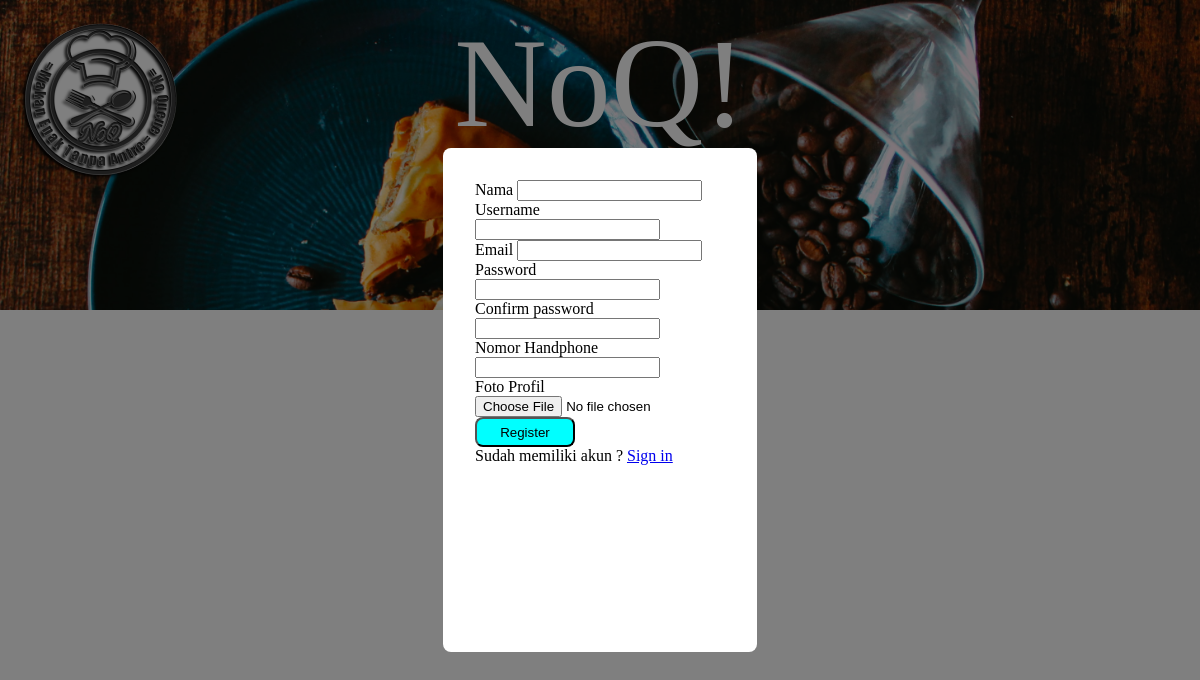
The app's page /signup.php, older data.
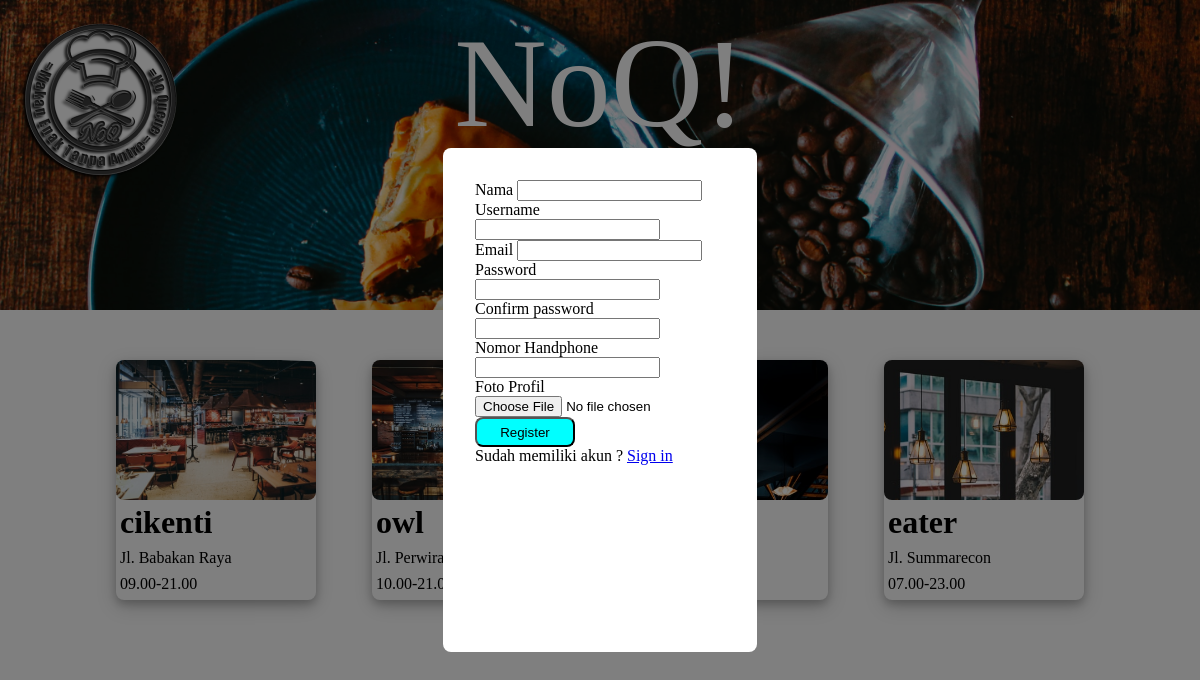
The same page, newer data.
### tables this page shows
CREATE TABLE `restoran` (
  `resto_id` int(11) NOT NULL,
  `resto_name` varchar(24) NOT NULL,
  `resto_address` varchar(64) NOT NULL,
  `resto_number` varchar(20) NOT NULL,
  `resto_image` varchar(255) NOT NULL,
  `resto_open` varchar(24) NOT NULL,
  `resto_rating` int(11) NOT NULL,
  `loc_id` int(11) NOT NULL
);

### server.php (called while the page is built, shortened)
<?php
$username = "";
$email    = "";
?>

### signup.php (the view, shortened to what this page needs)
<?php include('server.php') ?>
<!DOCTYPE html>
<html lang="en">
  <head>
    <link rel="stylesheet" href="style.css" />
  </head>
  <body>
    <header class="header" style="background-image: url(./admin/images/cover-resto.jpeg)">
      <img style="position: absolute" src="./admin/images/logo.png" alt="logo" />
      <div class="center">
        <span class="judul">NoQ!</span>
        <br />
        <span class="motto">Makan enak tanpa antre</span>
      </div>
      <div class="search-location">
                <form method="post" action="">
                    <button type="submit" class="btn" name="filter">Cari</button>
                </form>
      </div>
    </header>
    <?php
                if(isset($_POST['filter']))
                {?>
                <div class="content">
                  <div class="recommendation-container">
                      <h3>Rekomendasi untuk kamu!</h3>
                  </div>
                    <div class="cards">
                    <?php
                    if(!empty($_POST['location']))
                    {
                        $selected = $_POST['location'];
                        $query = mysqli_query($db, "select * from restoran where loc_id='$selected'");
                            while($resto = mysqli_fetch_array($query))
                            {?>
                            <?php $res_img = "admin/images/".$resto['resto_image'];
                                  $res_id = $resto['resto_id'];
                            ?>
                            <a href="menu-resto.php?resto_id=<?php echo $resto['resto_id']?>" style=" text-decoration:none; color:black;">
                            <div class="card">
                                <span
                                class="card-image"
                                style="background-image: url('<?php echo $res_img;?>');"
                                ></span>
                                <div class="card-content">
                                  <h3 class="nama-resto"><?php echo $resto['resto_name'];?></h3>
                                  <span class="alamat"><?php echo $resto['resto_address'];?></span>
                                  <span class="alamat"><?php echo $resto['resto_open'];?></span>
                                </div>
                            </div></a>
                        <?php }?>
              <?php }?>
          <?php }
            else{?>
              <?php $query = mysqli_query($db, "select * from restoran");?>
                <div class="content">
                  <div class="cards">
                  <?php
                          while($resto = mysqli_fetch_array($query))
                          {?>
                          <?php $res_img = "admin/images/".$resto['resto_image'];?>
                          <a href="menu-resto.php?resto_id=<?= $resto['resto_id']?>" style="text-decoration:none; color:black;">
                          <div class="card">
                              <span
                              class="card-image"
                              style="background-image: url('<?php echo $res_img;?>');"
                              ></span>
                              <div class="card-content">
                                <h3 class="nama-resto"><?php echo $resto['resto_name'];?></h3>
                                <span class="alamat"><?php echo $resto['resto_address'];?></span>
                                <span class="alamat"><?php echo $resto['resto_open'];?></span>
                              </div>
                          </div></a>
                  <?php }?>
                  </div>
                </div>
              <?php }?>
	<div class="modal-bg">
    	<div class="modal-container" style="height: 55%">
			<form method="post" action="signup.php" class="form" enctype="multipart/form-data">
				<div class="input-group">
				<label>Nama</label>
				<input type="text" name="nama">
				</div>
				<div class="input-group">
				<label>Username</label>
				<input type="text" name="username" value="<?php echo $username; ?>">
				</div>
				<div class="input-group">
				<label>Email</label>
				<input type="email" name="email" value="<?php echo $email; ?>">
				</div>
				<div class="input-group">
				<label>Password</label>
				<input type="password" name="password_1">
				</div>
				<div class="input-group">
				<label>Confirm password</label>
				<input type="password" name="password_2">
				</div>
				<div class="input-group">
				<label>Nomor Handphone</label>
				<input type="text" name="no_hp">
				</div>
        <div class="input-group">
					<label>Foto Profil</label>
					<input type="file" name="user_image" accept=".png, .jpg, .jpeg">
				</div>
				<div class="input-group">
				<button type="submit" class="btn" name="reg_user">Register</button>
				</div>
				<p>
					Sudah memiliki akun ? <a href="login.php">Sign in</a>
				</p>
			</form>
		</div>
	</div>
	</body>
</html>

Row changes from the older to the newer data that the page shows:
added restoran: resto_image (picture), resto_name "cikenti", resto_address "Jl. Babakan Raya", resto_open "09.00-21.00"
added restoran: resto_name "owl", resto_address "Jl. Perwira", resto_open "10.00-21.00"
added restoran: resto_image (picture), resto_name "eater", resto_address "Jl. Summarecon", resto_open "07.00-23.00"
